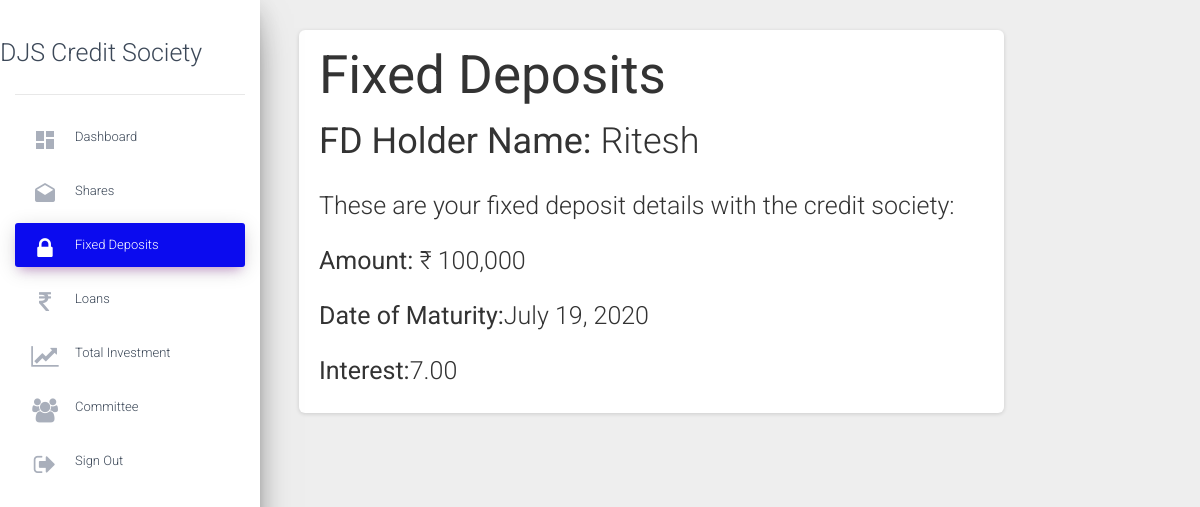
The app's page /status/fixedDeposits (signed in), older data.
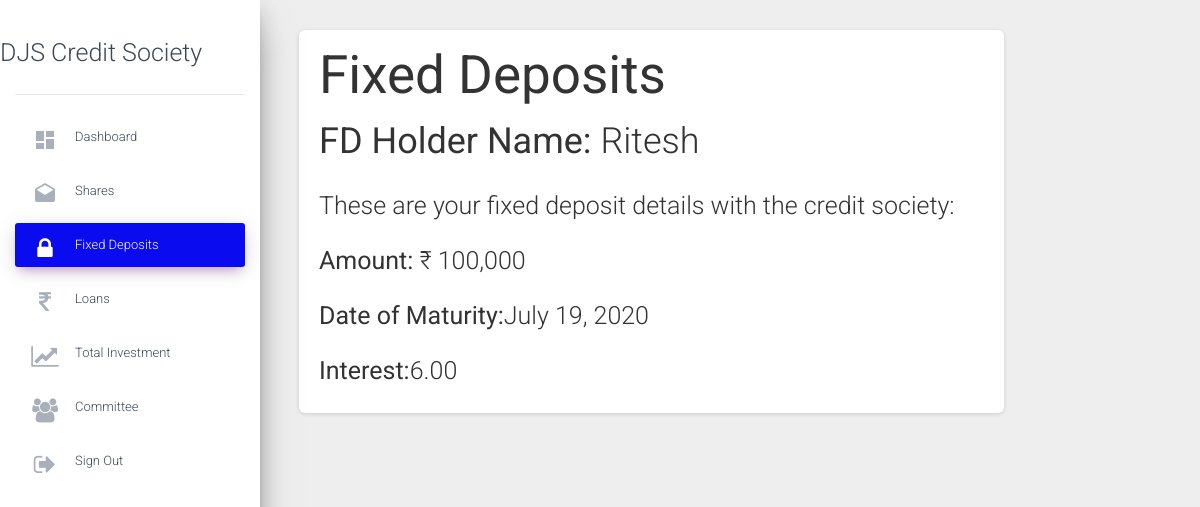
The same page, newer data.
### status/models.py (models this page shows)
class interests(models.Model):
    sharedividend=models.DecimalField(blank=True,null=True,default=0,max_digits=10,decimal_places=2)
    cddividend=models.DecimalField(blank=True,null=True,default=0,max_digits=10,decimal_places=2)
    fdinterest=models.DecimalField(blank=True,null=True,default=0,max_digits=10,decimal_places=2)
    emerloaninterest=models.DecimalField(blank=True,null=True,default=0,max_digits=10,decimal_places=2)
    longloaninterest=models.DecimalField(blank=True,null=True,default=0,max_digits=10,decimal_places=2)
    year=models.IntegerField(default=0,null=True)

### status/views.py (the view)
# urls.py: path('fixedDeposits',views.fixedDeposits,name="fixedDeposits"),
@login_required
def fixedDeposits(request):
    current_user_id=request.user.username
    Accountholder=Account.objects.filter(username__username__icontains=current_user_id).get()
    Interests=interests.objects.all().last()
    context={
        'Accountholder':Accountholder,
        'Interests':Interests,
        'fixed':"active",
    }
    return render (request,'fixedDeposits.html',context=context)

### status/templates/fixedDeposits.html (shortened to what this page needs)
{%extends 'details.html'%}
{% load humanize %}
{%block content%}
<main role="main" class="col-md-9 col-lg-10 px-4">
  <div class="container">
    <div class="row">
      <div class="col">
        <div class="card">
          <div class="card-body">
            <h1><b>Fixed Deposits</b> </h1>
            <h2><b>FD Holder Name:</b> {{Accountholder.name}}</h2>
            <h3 class="card-text">These are your fixed deposit details with the credit society:</h3>
            <h3><b>Amount:</b>  &#x20b9; {{Accountholder.fdcapital|intcomma }}</h3>
            <h3><b>Date of Maturity:</b>{{Accountholder.fdmaturitydate}}</h3>
            <h3><b>Interest:</b>{{Interests.fdinterest}} </h3>
          </div>
        </div>
      </div>
</main>
{%endblock%}

Row changes from the older to the newer data that the page shows:
no longer on this page (row edited): interests: fdinterest "7.00"
added interests: fdinterest "6.00"
